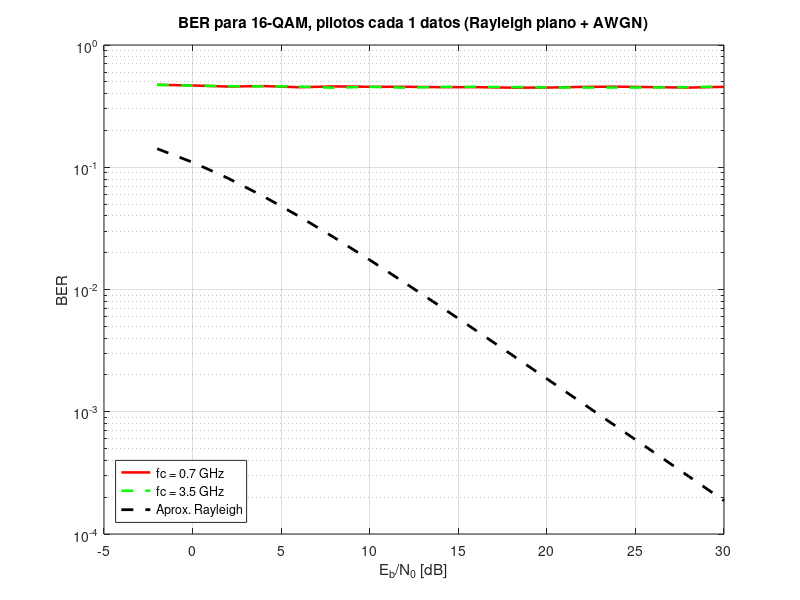
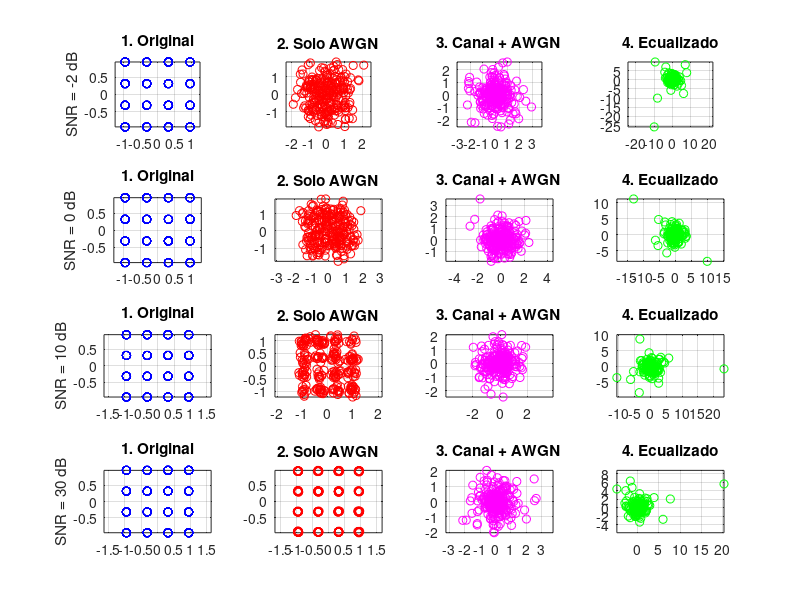

These charts were generated, in order, by the following MATLAB code: (Note: this script raises an error after producing the figures.)
clc; clear all; close all;

% Parámetros fijos
num_bits = 1e3; % Más bits para buena estadística
k = 4; % 16-QAM -> 4 bits/símbolo
num_symbols = num_bits / k;
EbN0_dB = -2:2:30;
num_runs = 21;
snr_plot_vals = [-2, 0, 10, 30];
fc_vals = [700e6, 3.5e9];  % Se mantiene

% Pilotos a probar
N_vals = [1, 4, 9, 19];
pilot_sym = 1 + 1j;

% Colores y estilos
colors = ['r', 'g', 'b', 'm', 'k', 'c', 'y', 'c'];
styles = {'-', '--', '-.', ':'};

% Mapeo 16-QAM con Gray coding (normalizado)
re = [-3 -1 +3 +1];
im = [-3 -1 +3 +1];
[X, Y] = meshgrid(re, im);
constellation = X(:) + 1j * Y(:);
constellation = constellation / sqrt(mean(abs(constellation).^2)); % Normalizar potencia

% Mapa de bits correspondiente (Gray code para 16-QAM)
bit_map = de2bi([0:15], 4, 'left-msb'); % 16-QAM: 4 bits por símbolo

for iN = 1:length(N_vals)
    N = N_vals(iN);
    saved_constellations = struct();
    figure;
    legend_entries = {};
    plot_idx = 1;

    for ifc = 1:length(fc_vals)
        fc = fc_vals(ifc);

        ber_total = zeros(1, length(EbN0_dB));

        for idx = 1:length(EbN0_dB)
            EbN0_dB_val = EbN0_dB(idx);
            EbN0 = 10^(EbN0_dB_val/10);
            N0 = 1/(2*k*EbN0);

            for run = 1:num_runs
                % Bits aleatorios y mapeo 16-QAM
                bits = randi([0 1], 1, num_bits);
                bit_groups = reshape(bits, k, []).';
                dec_vals = bi2de(bit_groups, 'left-msb') + 1;
                data_symbols = constellation(dec_vals).';

                % Insertar pilotos
                tx_symbols = [];
                pilot_pos = [];
                data_pos = [];
                i = 1;
                while i <= num_symbols
                    tx_symbols = [tx_symbols, pilot_sym];
                    pilot_pos = [pilot_pos, length(tx_symbols)];

                    if i+N-1 <= num_symbols
                        tx_symbols = [tx_symbols, data_symbols(i:i+N-1)];
                        data_pos = [data_pos, length(tx_symbols)-N+1 : length(tx_symbols)];
                        i = i + N;
                    else
                        remaining = num_symbols - i + 1;
                        tx_symbols = [tx_symbols, data_symbols(i:end)];
                        data_pos = [data_pos, length(tx_symbols)-remaining+1 : length(tx_symbols)];
                        break;
                    end
                end

                len = length(tx_symbols);

                % Canal Rayleigh plano
                H_full = (randn(1,len) + 1j*randn(1,len)) / sqrt(2);
                H_full(abs(H_full) < 1e-3) = 1e-3;

                noise = sqrt(N0)*(randn(1,len) + 1j*randn(1,len));
                y = tx_symbols .* H_full + noise;

                % Estimación CSI por pilotos
                rx_pilots = y(pilot_pos);
                csi_est = rx_pilots / pilot_sym;
                csi_interp_full = interpft(csi_est, length(tx_symbols));

                % Ecualización
                rx_data = y(data_pos);
                csi_used = csi_interp_full(data_pos);
                y_eq = rx_data ./ csi_used;

                % Decodificación por distancia mínima
                decoded_bits = zeros(num_bits,1);
                for n = 1:num_symbols
                    distances = abs(y_eq(n) - constellation).^2;
                    [~, idx_min] = min(distances);
                    decoded_bits((n-1)*k+1 : n*k) = bit_map(idx_min, :).';
                end
                ber_total(idx) = ber_total(idx) + sum(decoded_bits.' ~= bits);

                % Guardar constelaciones
                should_save = (run == 1) && (ifc == 1);
                if should_save && ismember(EbN0_dB_val, snr_plot_vals)
                    if EbN0_dB_val < 0
                        s = sprintf('snr_m%d', abs(EbN0_dB_val));
                    else
                        s = sprintf('snr_%d', EbN0_dB_val);
                    end
                    saved_constellations.(s).tx = data_symbols;
                    saved_constellations.(s).rx_awgn = data_symbols + noise(1:num_symbols);
                    saved_constellations.(s).rx_multipath = rx_data;
                    saved_constellations.(s).rx_eq = y_eq;
                end
            end
        end

        ber_avg = ber_total / (num_runs * num_bits);
        style = styles{mod(plot_idx-1,length(styles))+1};
        color = colors(mod(plot_idx-1,length(colors))+1);
        semilogy(EbN0_dB, ber_avg, [color style], 'LineWidth', 1.8); hold on;

        legend_entries{end+1} = sprintf('fc = %.1f GHz', fc/1e9);
        plot_idx = plot_idx + 1;
    end

    % No hay curva teórica exacta simple para 16-QAM en Rayleigh
    EbN0_lin = 10.^(EbN0_dB/10);
    ber_rayleigh_theory = 3/8 * (1 - sqrt(EbN0_lin./(EbN0_lin+1))); % Aprox
    semilogy(EbN0_dB, ber_rayleigh_theory, 'k--', 'LineWidth', 2);
    legend_entries{end+1} = 'Aprox. Rayleigh';

    grid on;
    legend(legend_entries, 'Location', 'southwest');
    xlabel('E_b/N_0 [dB]');
    ylabel('BER');
    title(sprintf('BER para 16-QAM, pilotos cada %d datos (Rayleigh plano + AWGN)', N));

    %% Figura de constelaciones
    figure;
    snrs = snr_plot_vals;
    titles = {'1. Original', '2. Solo AWGN', '3. Canal + AWGN', '4. Ecualizado'};

    for i = 1:length(snrs)
        if snrs(i) < 0
            s = sprintf('snr_m%d', abs(snrs(i)));
        else
            s = sprintf('snr_%d', snrs(i));
        end

        if isfield(saved_constellations, s)
            data = saved_constellations.(s);

            subplot(4,4,(i-1)*4+1);
            plot(real(data.tx), imag(data.tx), 'bo'); axis equal; grid on;
            title(titles{1});
            ylabel(sprintf('SNR = %d dB', snrs(i)));

            subplot(4,4,(i-1)*4+2);
            plot(real(data.rx_awgn), imag(data.rx_awgn), 'ro'); axis equal; grid on;
            title(titles{2});

            subplot(4,4,(i-1)*4+3);
            plot(real(data.rx_multipath), imag(data.rx_multipath), 'mo'); axis equal; grid on;
            title(titles{3});

            subplot(4,4,(i-1)*4+4);
            plot(real(data.rx_eq), imag(data.rx_eq), 'go'); axis equal; grid on;
            title(titles{4});
        else
            fprintf('Advertencia: no se guardaron constelaciones para SNR = %d dB\n', snrs(i));
        end
    end

    sgtitle(sprintf('Constelaciones FFT (N = %d símbolos entre pilotos)', N));
end
